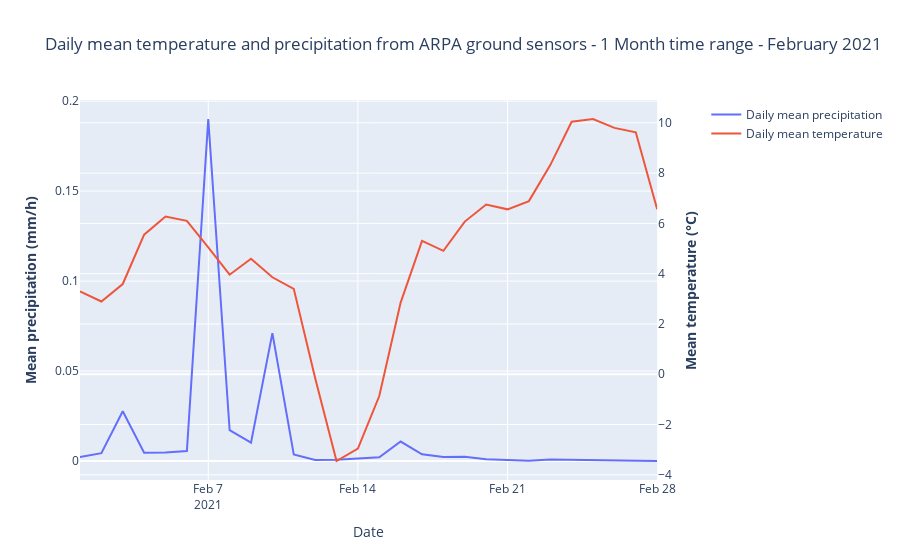

Write notebook code for a chart like this one.
### Markdown cell above
## Plot mean temperature and precipitation for all ARPA sensor over Lombardy region

### Code cell
import matplotlib.pyplot as plt
import plotly.graph_objects as go
from plotly.subplots import make_subplots

fig = make_subplots(specs=[[{"secondary_y": True}]])

# Add traces
fig.add_trace(
    go.Scatter(x=prec_mean.index, y=prec_mean.valore, name="Daily mean precipitation"),
    secondary_y=False,
)

fig.add_trace(
    go.Scatter(x=temp_mean.index, y=temp_mean.valore, name="Daily mean temperature"),
    secondary_y=True,
)

# Add figure title
fig.update_layout(
    title_text="Daily mean temperature and precipitation from ARPA ground sensors - 1 Month time range - " +str(start_date_dt.strftime("%B %Y"))
)

# Set x-axis title
fig.update_xaxes(title_text="Date")

# Set y-axes titles
fig.update_yaxes(title_text="<b>Mean precipitation (mm/h)</b>", secondary_y=False)
fig.update_yaxes(title_text="<b>Mean temperature (°C)</b>", secondary_y=True)

fig.show()

### Figure 1 — Plotly figure (JSON) as saved in the notebook; plotly's stock layout.template omitted (floating-point values rounded to 4 significant figures)
{"data": [{"name": "Daily mean precipitation", "type": "scatter", "x": ["2021-02-01T00:00:00", "2021-02-02T00:00:00", "2021-02-03T00:00:00", "2021-02-04T00:00:00", "2021-02-05T00:00:00", "2021-02-06T00:00:00", "2021-02-07T00:00:00", "2021-02-08T00:00:00", "2021-02-09T00:00:00", "2021-02-10T00:00:00", "2021-02-11T00:00:00", "2021-02-12T00:00:00", "2021-02-13T00:00:00", "2021-02-14T00:00:00", "2021-02-15T00:00:00", "2021-02-16T00:00:00", "2021-02-17T00:00:00", "2021-02-18T00:00:00", "2021-02-19T00:00:00", "2021-02-20T00:00:00", "2021-02-21T00:00:00", "2021-02-22T00:00:00", "2021-02-23T00:00:00", "2021-02-24T00:00:00", "2021-02-25T00:00:00", "2021-02-26T00:00:00", "2021-02-27T00:00:00", "2021-02-28T00:00:00"], "xaxis": "x", "y": [0.002196, 0.004381, 0.02762, 0.004652, 0.004756, 0.005514, 0.1901, 0.01713, 0.01023, 0.07105, 0.003637, 0.0006012, 0.0007318, 0.001597, 0.002086, 0.01081, 0.003712, 0.002167, 0.002325, 0.0009232, 0.0005874, 9.895e-05, 0.000771, 0.0006178, 0.0004437, 3.217e-05, 0, 4.504e-05], "yaxis": "y"}, {"name": "Daily mean temperature", "type": "scatter", "x": ["2021-02-01T00:00:00", "2021-02-02T00:00:00", "2021-02-03T00:00:00", "2021-02-04T00:00:00", "2021-02-05T00:00:00", "2021-02-06T00:00:00", "2021-02-07T00:00:00", "2021-02-08T00:00:00", "2021-02-09T00:00:00", "2021-02-10T00:00:00", "2021-02-11T00:00:00", "2021-02-12T00:00:00", "2021-02-13T00:00:00", "2021-02-14T00:00:00", "2021-02-15T00:00:00", "2021-02-16T00:00:00", "2021-02-17T00:00:00", "2021-02-18T00:00:00", "2021-02-19T00:00:00", "2021-02-20T00:00:00", "2021-02-21T00:00:00", "2021-02-22T00:00:00", "2021-02-23T00:00:00", "2021-02-24T00:00:00", "2021-02-25T00:00:00", "2021-02-26T00:00:00", "2021-02-27T00:00:00", "2021-02-28T00:00:00"], "xaxis": "x", "y": [3.298, 2.894, 3.588, 5.549, 6.273, 6.102, 5.045, 3.957, 4.596, 3.856, 3.395, -0.1526, -3.452, -2.958, -0.8672, 2.847, 5.304, 4.906, 6.071, 6.751, 6.557, 6.886, 8.317, 10.04, 10.15, 9.798, 9.621, 6.566], "yaxis": "y2"}], "layout": {"autosize": true, "title": {"text": "Daily mean temperature and precipitation from ARPA ground sensors - 1 Month time range - February 2021"}, "xaxis": {"anchor": "y", "autorange": true, "domain": [0, 0.94], "range": ["2021-02-01", "2021-02-28"], "title": {"text": "Date"}, "type": "date"}, "yaxis": {"anchor": "x", "autorange": true, "domain": [0, 1], "range": [-0.01056, 0.2006], "title": {"text": "<b>Mean precipitation (mm/h)</b>"}, "type": "linear"}, "yaxis2": {"anchor": "x", "autorange": true, "overlaying": "y", "range": [-4.207, 10.91], "side": "right", "title": {"text": "<b>Mean temperature (°C)</b>"}, "type": "linear"}}}
